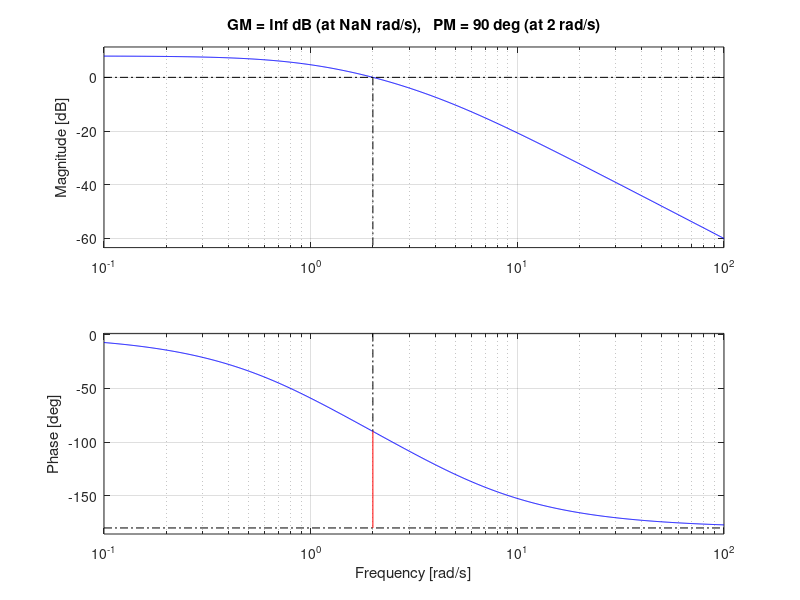
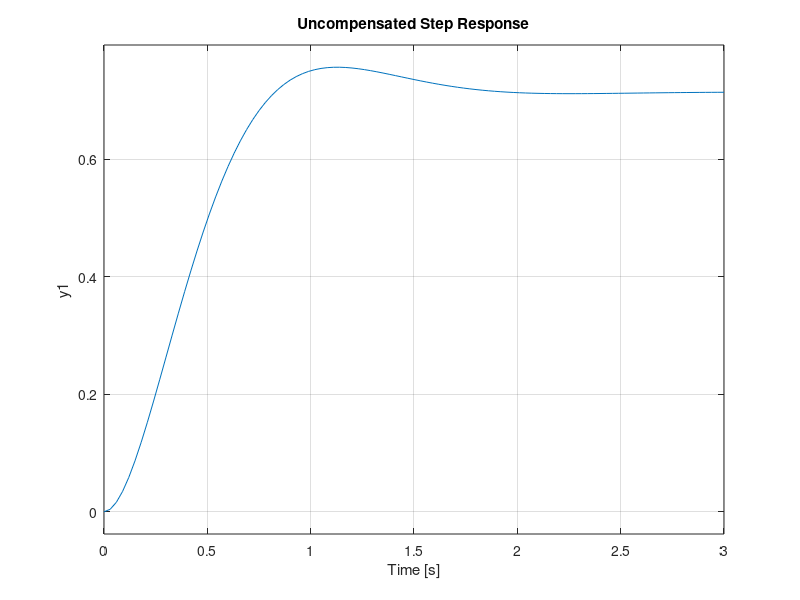

Reproduce these figures in MATLAB, in order. (Note: this script raises an error after producing the figures.)
clc; clear; close all;
%% Problem 8
s = tf('s');
P = 10/((s+1)*(s+4));

% Bode plot and stability margins
figure;
margin(P);
grid on;

[Gm, Pm, Wcg, Wcp] = margin(P);

fprintf('Uncompensated specs:\n');
fprintf('Gain crossover frequency: %.4f rad/s\n', Wcp);
fprintf('Phase margin: %.2f degrees\n', Pm);

% Closed-loop step response
T = feedback(P, 1);

figure;
step(T);
grid on;
title('Uncompensated Step Response');

% Step response specs
stepinfo(T)

% Steady-state error for unit step
ess = 1 - dcgain(T);
fprintf('Steady-state error: %.4f\n', ess);

%% Designing a Lead Compensator
K_c = 20; 
C = K_c*(s+2)/(s+8);
L = C*P;

figure;
margin(L);
grid on;

[Gm, Pm, Wcg, Wcp] = margin(L);
fprintf('\n');
fprintf('Lead Compensated specs:\n');
fprintf('Gain crossover: %.2f rad/s\n', Wcp);
fprintf('Phase margin: %.2f degrees\n', Pm);


%% Lag Compensation
C_lag = (s+0.792)/(s+0.1);
C_LL = C*C_lag;

L_LL = C_LL*P;
T_LL = feedback(L_LL, 1);

% Bode plot
figure;
margin(L_LL);
grid on;

[Gm, Pm, Wcg, Wcp] = margin(L_LL);

fprintf('\n');
fprintf('Lead-Lag Compensated specs:\n');
fprintf('Gain crossover: %.4f rad/s\n', Wcp);
fprintf('Phase margin: %.2f degrees\n', Pm);

% Step response comparison
T_P = feedback(P, 1);

figure;
step(T_P, T_LL);
grid on;
legend('Uncompensated', 'Lead-Lag Compensated');
title('Closed-Loop Step Response Comparison');

% Step response specifications
stepinfo(T_LL)

% Steady-state error
ess = 1 - dcgain(T_LL);
fprintf('Steady-state error: %.4f\n', ess);
